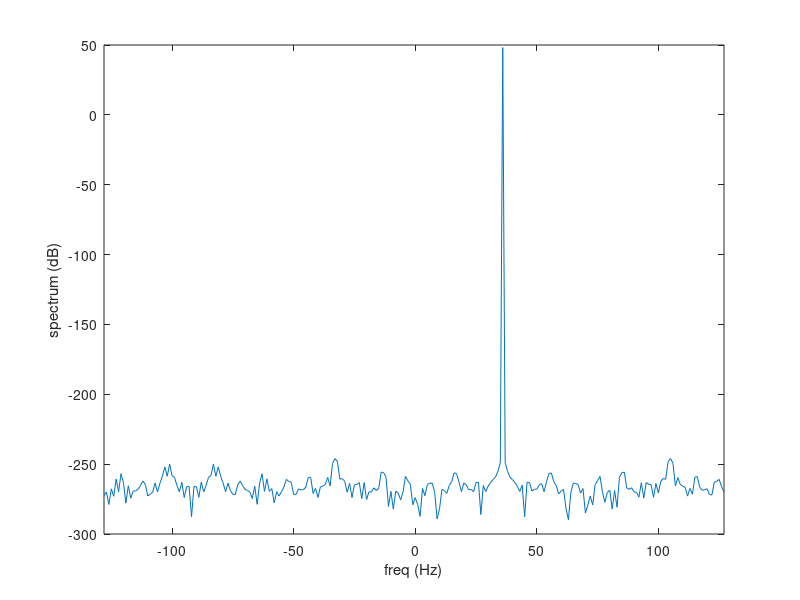

MATLAB code to generate this figure: (Note: this script raises an error after producing the figure.)
%
% 1-Dimensional Spectal Estimation via Atomic Norm
%
% Reference:
%     Bhaskar, Badri Narayan, Gongguo Tang, and Benjamin Recht. "Atomic  
%     norm denoising with applications to line spectral estimation." 
%     IEEE Transactions on Signal Processing 61.23 (2013): 5987-5999.
%     arXiv:1204.0562
%
% Author: Mo Alloulah
% Date: 070220
%
%%

clear all
close all
clc

%% Synthesize a multi-tone signal

N = 256;


nn = [0:N-1].';
% f = [-36 36];   % multi-tone
f = [36];       % single-tone
s = sum(exp(1i*2*pi*f.*nn/N), 2);


% inspect Fourier spectrum
t_f = nn - N/2;
spectr_fft = fftshift(fft(s));
figure();
plot( t_f, 20*log10( abs(spectr_fft) ) )
xlim([t_f(1) t_f(end)])
xlabel('freq (Hz)')
ylabel('spectrum (dB)')

%% Atomic Norm

% regularizer is off
tau = 1;

y = s;

% convex optimisation
cvx_begin sdp %quiet

variable x_est(N) complex
dual variable x_dual
variable t
variable u(1,N) complex

Z = toeplitz(u);

H = [Z x_est;x_est' t];

minimize( sum_square_abs(y-x_est)/2 + (tau/2)*(real(trace(Z))/N + t) ) %
subject to
H == hermitian_semidefinite(N+1)
x_dual : x_est == y

cvx_end

%% Localise Frequencies

% dual solution
x_hat = x_dual;

% discrete set of Atoms (Fourier)
A = zeros(N, N);
for f = -N/2:N/2-1
    A(:, 1+f+N/2) = exp(1i*2*pi*f*[0:N-1].'/N); 
end
spectr_an = x_hat'*A;


spectr0_fft_dB = 20*log10( abs(spectr_fft) );
spectr_an_dB = 20*log10( abs(spectr_an) );
% normalise FFT spectrum w.r.t. AN's
spectr_fft_dB = spectr0_fft_dB - max(spectr0_fft_dB);

% should be also equivalent to FFT
figure();
hold on
plot( t_f, spectr_an_dB )
plot( t_f, spectr_fft_dB, '--' )
hold off
xlim([t_f(1) t_f(end)])
xlabel('freq (Hz)')
ylabel('spectrum (dB)')
